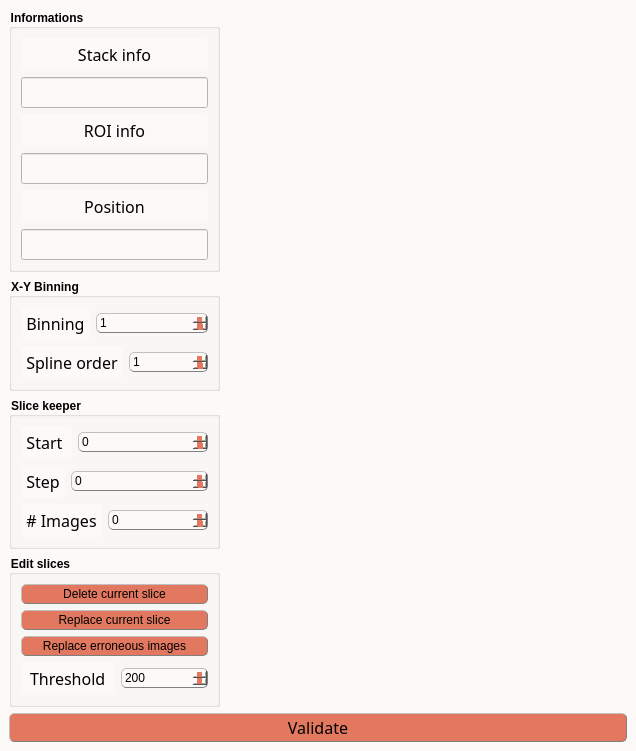
<?xml version="1.0" encoding="UTF-8"?>
<ui version="4.0">
 <class>MainWindow</class>
 <widget class="QMainWindow" name="MainWindow">
  <property name="geometry">
   <rect>
    <x>0</x>
    <y>0</y>
    <width>636</width>
    <height>647</height>
   </rect>
  </property>
  <property name="windowTitle">
   <string>Edit tools</string>
  </property>
  <property name="styleSheet">
   <string notr="true">/* Couleur du fond, label, combobox, progressbar vide et spin box */
QWidget, QLabel, QComboBox, QProgressBar, QSpinBox {background-color: rgb(253, 249, 248)}

/* Couleur quand inactif */
QPushButton:disabled, QComboBox:disabled, QSpinBox:disabled {background-color: rgba(243, 98, 64,150)}

/* Couleur des boutons et des selecteurs */
QPushButton, QComboBox::drop-down:button, QComboBox::down-arrow, QComboBox::down-arrow:disabled, QSpinBox::drop-down:button, QSpinBox::down-arrow, QSpinBox::down-arrow:disabled, QSpinBox::drop-up:button, QSpinBox::up-arrow, QSpinBox::up-arrow:disabled, QSlider::handle:horizontal {background-color: rgb(226, 120, 95)}

/* Couleur des bordures de même couleur que les boutons */
QComboBox::drop-down:button, QSpinBox::drop-down:button, QSpinBox::drop-up:button {border-color: rgb(193, 167, 181)}

/* Couleur des textes */
QLabel, QPushButton, QPushButton:hover, QCheckBox, QComboBox, Line, QTextEdit, QSpinBox {color: rgb(0, 0, 0)}

/* style des bordures 1 */
QLabel, QPushButton, QPushButton:hover, QCheckBox, QComboBox, QSpinBox  {
	border-style : outset;
	min-width : 5em;
}

/* style des bordures 2 */
QPushButton, QPushButton:hover, QCheckBox, QComboBox, QSpinBox  {
	border-radius: 5px;
	border-width: 1px;
	border-color: gray;
}

/* Font 1 */
QPushButton, QPushButton:hover, QCheckBox, QProgressBar, QLineEdit {font: 12pt &quot;Noto Sans Cond&quot;}

/* Font 2 */
QComboBox, QTextEdit, QSpinBox {font: 10pt &quot;Noto Sans Cond&quot;}

/* Padding 1 */
QLabel, QComboBox, QComboBox::down-arrow, QSpinBox, QSpinBox::down-arrow, QSpinBox::up-arrow {padding : 1px;}

/* Padding 2 */
QPushButton, QPushButton:hover, QCheckBox {padding : 2px;}

/* Gestion taille des QCheckBoxes */
QCheckBox::indicator:unchecked, QCheckBox::indicator:unchecked:hover, QCheckBox::indicator:checked, QCheckBox::indicator:checked:hover  {
	width :12px;
	height : 12px;
}

QLabel {
	Border-radius : 5px;
	border-width : 0px;
	border-color : black;
	font : 14pt &quot;Noto Sans Cond&quot;;
}

QPushButton:hover {background-color: rgb(243, 98, 64);}

QCheckBox::indicator:unchecked {image: url(icons/uncheck_icon.png);}

QCheckBox::indicator:unchecked:hover {image: url(icons/uncheck_hover_icon.png);}

QCheckBox::indicator:checked {image: url(icons/Check_icon.png);}

QCheckBox::indicator:checked:hover {image: url(icons/Check_hover_icon.png);}

QComboBox::drop-down:button{
	border-radius: 4px;
	border-width: 1px;
	width: 30px;
}

QComboBox::down-arrow {
	 image : url(icons/Arrow_down.png); 
    width: 12px;
    height: 12px;
}

Line{
	format: plain;
	midLine-Width : 1px;
}

QFrame[height=&quot;3&quot;], QFrame[width=&quot;3&quot;] {background-color: #3A3939;}

QTextEdit{
	background-color: rgb(255, 255, 255);
	border-style: solid;
	border-radius: 5px;
	border-width: 1px;
	border-color: black;
}

/* Gestion taille des QLineEdit */
QLineEdit::indicator:unchecked, QLineEdit::indicator:unchecked:hover, QLineEdit::indicator:checked, QLineEdit::indicator:checked:hover  {
	border-color: black;
}

QHBoxLayout {background-color: rgb(0, 240, 240, 50);}

QProgressBar {
	text-align: center;
	border: 1px solid black;
	border-radius: 3px;
 }

 QProgressBar::chunk {
	background-color: rgb(243, 98, 64);
	width: 15px;
	margin : 0.5px;
 }

QSpinBox::drop-down:button, QSpinBox::drop-up:button {
	border-radius: 2px;
	border-width: 1px;
	width: 36px;
}

QSpinBox::down-arrow {
	image : url(icons/Arrow_down.png);
    width: 24px;
    height: 22px;
}

QSpinBox::up-arrow {
	image : url(icons/Arrow_up.png);
    width: 24px;
    height: 22px;
}

QSlider::groove:horizontal {
    border: 1px solid #999999;
    height: 2px; /* the groove expands to the size of the slider by default. by giving it a height, it has a fixed size */
    background-color: rgb(0, 0, 0);
    margin: 1px 0;
}

QSlider::handle:horizontal {
    border: 1px solid #5c5c5c;
    width: 15px;
    height: 30px;
    margin: -10px 0; /* handle is placed by default on the contents rect of the groove. Expand outside the groove */
    border-radius: 3px;
}

QGroupBox {
    font-weight: bold;
}</string>
  </property>
  <widget class="QWidget" name="centralwidget">
   <property name="styleSheet">
    <string notr="true"/>
   </property>
   <layout class="QHBoxLayout" name="horizontalLayout_3">
    <item>
     <layout class="QVBoxLayout" name="verticalLayout_3">
      <item>
       <layout class="QHBoxLayout" name="horizontalLayout_7">
        <item>
         <layout class="QVBoxLayout" name="verticalLayout_2">
          <item>
           <widget class="QGroupBox" name="groupBox">
            <property name="title">
             <string>Informations</string>
            </property>
            <layout class="QVBoxLayout" name="verticalLayout_4">
             <item>
              <widget class="QLabel" name="stackInfo_label">
               <property name="sizePolicy">
                <sizepolicy hsizetype="Preferred" vsizetype="Fixed">
                 <horstretch>0</horstretch>
                 <verstretch>0</verstretch>
                </sizepolicy>
               </property>
               <property name="minimumSize">
                <size>
                 <width>100</width>
                 <height>0</height>
                </size>
               </property>
               <property name="font">
                <font>
                 <family>Noto Sans Cond</family>
                 <pointsize>12</pointsize>
                 <weight>50</weight>
                 <italic>false</italic>
                 <bold>false</bold>
                </font>
               </property>
               <property name="styleSheet">
                <string notr="true">QLabel {
color: rgb(0, 0, 0);
background-color:	rgb(253, 249, 248);
border-style : outset;
Border-radius : 5px;
border-width : 0px;
border-color : black;
min-width : 5em;
padding : 5px;
font : 12pt &quot;Noto Sans Cond&quot;;
}</string>
               </property>
               <property name="text">
                <string>Stack info</string>
               </property>
               <property name="alignment">
                <set>Qt::AlignCenter</set>
               </property>
              </widget>
             </item>
             <item>
              <widget class="QLineEdit" name="stackInfoValues_label">
               <property name="sizePolicy">
                <sizepolicy hsizetype="Minimum" vsizetype="Fixed">
                 <horstretch>0</horstretch>
                 <verstretch>0</verstretch>
                </sizepolicy>
               </property>
               <property name="minimumSize">
                <size>
                 <width>116</width>
                 <height>0</height>
                </size>
               </property>
               <property name="font">
                <font>
                 <family>Noto Sans Cond</family>
                 <pointsize>12</pointsize>
                 <weight>50</weight>
                 <italic>false</italic>
                 <bold>false</bold>
                </font>
               </property>
               <property name="alignment">
                <set>Qt::AlignCenter</set>
               </property>
               <property name="readOnly">
                <bool>true</bool>
               </property>
              </widget>
             </item>
             <item>
              <widget class="QLabel" name="ROIinfo_label">
               <property name="sizePolicy">
                <sizepolicy hsizetype="Preferred" vsizetype="Fixed">
                 <horstretch>0</horstretch>
                 <verstretch>0</verstretch>
                </sizepolicy>
               </property>
               <property name="minimumSize">
                <size>
                 <width>100</width>
                 <height>0</height>
                </size>
               </property>
               <property name="font">
                <font>
                 <family>Noto Sans Cond</family>
                 <pointsize>12</pointsize>
                 <weight>50</weight>
                 <italic>false</italic>
                 <bold>false</bold>
                </font>
               </property>
               <property name="styleSheet">
                <string notr="true">QLabel {
color: rgb(0, 0, 0);
background-color:	rgb(253, 249, 248);
border-style : outset;
Border-radius : 5px;
border-width : 0px;
border-color : black;
min-width : 5em;
padding : 5px;
font : 12pt &quot;Noto Sans Cond&quot;;
}</string>
               </property>
               <property name="text">
                <string>ROI info</string>
               </property>
               <property name="alignment">
                <set>Qt::AlignCenter</set>
               </property>
              </widget>
             </item>
             <item>
              <widget class="QLineEdit" name="ROIinfoValues_label">
               <property name="sizePolicy">
                <sizepolicy hsizetype="Minimum" vsizetype="Fixed">
                 <horstretch>0</horstretch>
                 <verstretch>0</verstretch>
                </sizepolicy>
               </property>
               <property name="minimumSize">
                <size>
                 <width>116</width>
                 <height>0</height>
                </size>
               </property>
               <property name="font">
                <font>
                 <family>Noto Sans Cond</family>
                 <pointsize>12</pointsize>
                 <weight>50</weight>
                 <italic>false</italic>
                 <bold>false</bold>
                </font>
               </property>
               <property name="styleSheet">
                <string notr="true"/>
               </property>
               <property name="alignment">
                <set>Qt::AlignCenter</set>
               </property>
               <property name="readOnly">
                <bool>true</bool>
               </property>
              </widget>
             </item>
             <item>
              <widget class="QLabel" name="label">
               <property name="sizePolicy">
                <sizepolicy hsizetype="Preferred" vsizetype="MinimumExpanding">
                 <horstretch>0</horstretch>
                 <verstretch>0</verstretch>
                </sizepolicy>
               </property>
               <property name="font">
                <font>
                 <family>Noto Sans Cond</family>
                 <pointsize>12</pointsize>
                 <weight>50</weight>
                 <italic>false</italic>
                 <bold>false</bold>
                </font>
               </property>
               <property name="styleSheet">
                <string notr="true">QLabel {
color: rgb(0, 0, 0);
background-color:	rgb(253, 249, 248);
border-style : outset;
Border-radius : 5px;
border-width : 0px;
border-color : black;
min-width : 5em;
padding : 5px;
font : 12pt &quot;Noto Sans Cond&quot;;
}</string>
               </property>
               <property name="text">
                <string>Position</string>
               </property>
               <property name="alignment">
                <set>Qt::AlignCenter</set>
               </property>
              </widget>
             </item>
             <item>
              <widget class="QLineEdit" name="cursor_label">
               <property name="sizePolicy">
                <sizepolicy hsizetype="Minimum" vsizetype="Fixed">
                 <horstretch>0</horstretch>
                 <verstretch>0</verstretch>
                </sizepolicy>
               </property>
               <property name="minimumSize">
                <size>
                 <width>116</width>
                 <height>0</height>
                </size>
               </property>
               <property name="font">
                <font>
                 <family>Noto Sans Cond</family>
                 <pointsize>12</pointsize>
                 <weight>50</weight>
                 <italic>false</italic>
                 <bold>false</bold>
                </font>
               </property>
               <property name="alignment">
                <set>Qt::AlignCenter</set>
               </property>
               <property name="readOnly">
                <bool>true</bool>
               </property>
              </widget>
             </item>
            </layout>
           </widget>
          </item>
          <item>
           <widget class="QGroupBox" name="groupBox_2">
            <property name="title">
             <string>X-Y Binning</string>
            </property>
            <layout class="QVBoxLayout" name="verticalLayout_6">
             <item>
              <layout class="QHBoxLayout" name="horizontalLayout">
               <item>
                <widget class="QLabel" name="XYbin_label_">
                 <property name="sizePolicy">
                  <sizepolicy hsizetype="Fixed" vsizetype="Preferred">
                   <horstretch>0</horstretch>
                   <verstretch>0</verstretch>
                  </sizepolicy>
                 </property>
                 <property name="font">
                  <font>
                   <family>Noto Sans Cond</family>
                   <pointsize>12</pointsize>
                   <weight>50</weight>
                   <italic>false</italic>
                   <bold>false</bold>
                  </font>
                 </property>
                 <property name="styleSheet">
                  <string notr="true">QLabel {
color: rgb(0, 0, 0);
background-color:	rgb(253, 249, 248);
border-style : outset;
Border-radius : 5px;
border-width : 0px;
border-color : black;
min-width : 5em;
padding : 5px;
font : 12pt &quot;Noto Sans Cond&quot;;
}</string>
                 </property>
                 <property name="text">
                  <string>Binning</string>
                 </property>
                 <property name="alignment">
                  <set>Qt::AlignCenter</set>
                 </property>
                </widget>
               </item>
               <item>
                <widget class="QSpinBox" name="XYbin_spinBox">
                 <property name="sizePolicy">
                  <sizepolicy hsizetype="Minimum" vsizetype="Fixed">
                   <horstretch>0</horstretch>
                   <verstretch>0</verstretch>
                  </sizepolicy>
                 </property>
                 <property name="minimumSize">
                  <size>
                   <width>79</width>
                   <height>15</height>
                  </size>
                 </property>
                 <property name="toolTip">
                  <string>&lt;html&gt;&lt;head/&gt;&lt;body&gt;&lt;p&gt;&lt;span style=&quot; font-size:11pt;&quot;&gt;Reduce image dimension by the given factor&lt;/span&gt;&lt;/p&gt;&lt;/body&gt;&lt;/html&gt;</string>
                 </property>
                 <property name="minimum">
                  <number>1</number>
                 </property>
                 <property name="maximum">
                  <number>6</number>
                 </property>
                </widget>
               </item>
              </layout>
             </item>
             <item>
              <layout class="QHBoxLayout" name="horizontalLayout_2">
               <item>
                <widget class="QLabel" name="spline_label">
                 <property name="sizePolicy">
                  <sizepolicy hsizetype="Fixed" vsizetype="Preferred">
                   <horstretch>0</horstretch>
                   <verstretch>0</verstretch>
                  </sizepolicy>
                 </property>
                 <property name="font">
                  <font>
                   <family>Noto Sans Cond</family>
                   <pointsize>12</pointsize>
                   <weight>50</weight>
                   <italic>false</italic>
                   <bold>false</bold>
                  </font>
                 </property>
                 <property name="styleSheet">
                  <string notr="true">QLabel {
color: rgb(0, 0, 0);
background-color:	rgb(253, 249, 248);
border-style : outset;
Border-radius : 5px;
border-width : 0px;
border-color : black;
min-width : 5em;
padding : 5px;
font : 12pt &quot;Noto Sans Cond&quot;;
}</string>
                 </property>
                 <property name="text">
                  <string>Spline order</string>
                 </property>
                 <property name="alignment">
                  <set>Qt::AlignCenter</set>
                 </property>
                </widget>
               </item>
               <item>
                <widget class="QSpinBox" name="spline_spinBox">
                 <property name="sizePolicy">
                  <sizepolicy hsizetype="Minimum" vsizetype="Fixed">
                   <horstretch>0</horstretch>
                   <verstretch>0</verstretch>
                  </sizepolicy>
                 </property>
                 <property name="minimumSize">
                  <size>
                   <width>79</width>
                   <height>15</height>
                  </size>
                 </property>
                 <property name="toolTip">
                  <string>&lt;html&gt;&lt;head/&gt;&lt;body&gt;&lt;p&gt;&lt;span style=&quot; font-size:11pt;&quot;&gt;Interpolation order&lt;/span&gt;&lt;/p&gt;&lt;/body&gt;&lt;/html&gt;</string>
                 </property>
                 <property name="minimum">
                  <number>1</number>
                 </property>
                 <property name="maximum">
                  <number>5</number>
                 </property>
                </widget>
               </item>
              </layout>
             </item>
            </layout>
           </widget>
          </item>
          <item>
           <widget class="QGroupBox" name="groupBox_3">
            <property name="title">
             <string>Slice keeper</string>
            </property>
            <layout class="QVBoxLayout" name="verticalLayout">
             <item>
              <layout class="QHBoxLayout" name="horizontalLayout_4">
               <item>
                <widget class="QLabel" name="start_label">
                 <property name="sizePolicy">
                  <sizepolicy hsizetype="Fixed" vsizetype="Preferred">
                   <horstretch>0</horstretch>
                   <verstretch>0</verstretch>
                  </sizepolicy>
                 </property>
                 <property name="font">
                  <font>
                   <family>Noto Sans Cond</family>
                   <pointsize>12</pointsize>
                   <weight>50</weight>
                   <italic>false</italic>
                   <bold>false</bold>
                  </font>
                 </property>
                 <property name="styleSheet">
                  <string notr="true">QLabel {
color: rgb(0, 0, 0);
background-color:	rgb(253, 249, 248);
border-style : outset;
Border-radius : 5px;
border-width : 0px;
border-color : black;
min-width : 5em;
padding : 5px;
font : 12pt &quot;Noto Sans Cond&quot;;
}</string>
                 </property>
                 <property name="text">
                  <string>Start </string>
                 </property>
                 <property name="alignment">
                  <set>Qt::AlignCenter</set>
                 </property>
                </widget>
               </item>
               <item>
                <widget class="QSpinBox" name="start_spinBox">
                 <property name="sizePolicy">
                  <sizepolicy hsizetype="Minimum" vsizetype="Fixed">
                   <horstretch>0</horstretch>
                   <verstretch>0</verstretch>
                  </sizepolicy>
                 </property>
                 <property name="minimumSize">
                  <size>
                   <width>79</width>
                   <height>15</height>
                  </size>
                 </property>
                 <property name="toolTip">
                  <string>&lt;html&gt;&lt;head/&gt;&lt;body&gt;&lt;p&gt;&lt;span style=&quot; font-size:11pt;&quot;&gt;Define the first image&lt;/span&gt;&lt;/p&gt;&lt;/body&gt;&lt;/html&gt;</string>
                 </property>
                </widget>
               </item>
              </layout>
             </item>
             <item>
              <layout class="QHBoxLayout" name="horizontalLayout_5">
               <item>
                <widget class="QLabel" name="step_label">
                 <property name="sizePolicy">
                  <sizepolicy hsizetype="Fixed" vsizetype="Preferred">
                   <horstretch>0</horstretch>
                   <verstretch>0</verstretch>
                  </sizepolicy>
                 </property>
                 <property name="font">
                  <font>
                   <family>Noto Sans Cond</family>
                   <pointsize>12</pointsize>
                   <weight>50</weight>
                   <italic>false</italic>
                   <bold>false</bold>
                  </font>
                 </property>
                 <property name="styleSheet">
                  <string notr="true">QLabel {
color: rgb(0, 0, 0);
background-color:	rgb(253, 249, 248);
border-style : outset;
Border-radius : 5px;
border-width : 0px;
border-color : black;
min-width : 5em;
padding : 5px;
font : 12pt &quot;Noto Sans Cond&quot;;
}</string>
                 </property>
                 <property name="text">
                  <string>Step</string>
                 </property>
                 <property name="alignment">
                  <set>Qt::AlignCenter</set>
                 </property>
                </widget>
               </item>
               <item>
                <widget class="QSpinBox" name="step_spinBox">
                 <property name="sizePolicy">
                  <sizepolicy hsizetype="Minimum" vsizetype="Fixed">
                   <horstretch>0</horstretch>
                   <verstretch>0</verstretch>
                  </sizepolicy>
                 </property>
                 <property name="minimumSize">
                  <size>
                   <width>79</width>
                   <height>15</height>
                  </size>
                 </property>
                 <property name="toolTip">
                  <string>&lt;html&gt;&lt;head/&gt;&lt;body&gt;&lt;p&gt;&lt;span style=&quot; font-size:11pt;&quot;&gt;Step to define which image must be conserved&lt;/span&gt;&lt;/p&gt;&lt;/body&gt;&lt;/html&gt;</string>
                 </property>
                </widget>
               </item>
              </layout>
             </item>
             <item>
              <layout class="QHBoxLayout" name="horizontalLayout_6">
               <item>
                <widget class="QLabel" name="nbSlice_label">
                 <property name="sizePolicy">
                  <sizepolicy hsizetype="Fixed" vsizetype="Preferred">
                   <horstretch>0</horstretch>
                   <verstretch>0</verstretch>
                  </sizepolicy>
                 </property>
                 <property name="font">
                  <font>
                   <family>Noto Sans Cond</family>
                   <pointsize>12</pointsize>
                   <weight>50</weight>
                   <italic>false</italic>
                   <bold>false</bold>
                  </font>
                 </property>
                 <property name="styleSheet">
                  <string notr="true">QLabel {
color: rgb(0, 0, 0);
background-color:	rgb(253, 249, 248);
border-style : outset;
Border-radius : 5px;
border-width : 0px;
border-color : black;
min-width : 5em;
padding : 5px;
font : 12pt &quot;Noto Sans Cond&quot;;
}</string>
                 </property>
                 <property name="text">
                  <string># Images</string>
                 </property>
                 <property name="alignment">
                  <set>Qt::AlignCenter</set>
                 </property>
                </widget>
               </item>
               <item>
                <widget class="QSpinBox" name="nbSlice_spinBox">
                 <property name="sizePolicy">
                  <sizepolicy hsizetype="Minimum" vsizetype="Fixed">
                   <horstretch>0</horstretch>
                   <verstretch>0</verstretch>
                  </sizepolicy>
                 </property>
                 <property name="minimumSize">
                  <size>
                   <width>79</width>
                   <height>15</height>
                  </size>
                 </property>
                 <property name="toolTip">
                  <string>&lt;html&gt;&lt;head/&gt;&lt;body&gt;&lt;p&gt;&lt;span style=&quot; font-size:11pt;&quot;&gt;Define the number of image that must be conserved&lt;/span&gt;&lt;/p&gt;&lt;/body&gt;&lt;/html&gt;</string>
                 </property>
                </widget>
               </item>
              </layout>
             </item>
            </layout>
           </widget>
          </item>
          <item>
           <widget class="QGroupBox" name="groupBox_4">
            <property name="title">
             <string>Edit slices</string>
            </property>
            <layout class="QVBoxLayout" name="verticalLayout_8">
             <item>
              <widget class="QPushButton" name="Del_bttn">
               <property name="toolTip">
                <string>&lt;html&gt;&lt;head/&gt;&lt;body&gt;&lt;p&gt;&lt;span style=&quot; font-size:11pt;&quot;&gt;Remove the current slice of the stack&lt;/span&gt;&lt;/p&gt;&lt;/body&gt;&lt;/html&gt;</string>
               </property>
               <property name="text">
                <string>Delete current slice</string>
               </property>
               <property name="icon">
                <iconset>
                 <normaloff>icons/filter_icon.png</normaloff>icons/filter_icon.png</iconset>
               </property>
              </widget>
             </item>
             <item>
              <widget class="QPushButton" name="Replace_bttn">
               <property name="enabled">
                <bool>true</bool>
               </property>
               <property name="minimumSize">
                <size>
                 <width>96</width>
                 <height>0</height>
                </size>
               </property>
               <property name="toolTip">
                <string>&lt;html&gt;&lt;head/&gt;&lt;body&gt;&lt;p&gt;&lt;span style=&quot; font-size:11pt;&quot;&gt;Remplace the current slice with the previous one&lt;/span&gt;&lt;/p&gt;&lt;/body&gt;&lt;/html&gt;</string>
               </property>
               <property name="text">
                <string>Replace current slice</string>
               </property>
               <property name="icon">
                <iconset>
                 <normaloff>icons/filter_icon.png</normaloff>icons/filter_icon.png</iconset>
               </property>
              </widget>
             </item>
             <item>
              <widget class="QPushButton" name="Erroneous_bttn">
               <property name="toolTip">
                <string>&lt;html&gt;&lt;head/&gt;&lt;body&gt;&lt;p&gt;&lt;span style=&quot; font-size:11pt;&quot;&gt;Run the search of erroneous images and replace them&lt;/span&gt;&lt;/p&gt;&lt;/body&gt;&lt;/html&gt;</string>
               </property>
               <property name="text">
                <string>Replace erroneous images</string>
               </property>
               <property name="icon">
                <iconset>
                 <normaloff>icons/filter_icon.png</normaloff>icons/filter_icon.png</iconset>
               </property>
              </widget>
             </item>
             <item>
              <layout class="QHBoxLayout" name="horizontalLayout_10">
               <item>
                <widget class="QLabel" name="label_3">
                 <property name="sizePolicy">
                  <sizepolicy hsizetype="Fixed" vsizetype="Preferred">
                   <horstretch>0</horstretch>
                   <verstretch>0</verstretch>
                  </sizepolicy>
                 </property>
                 <property name="font">
                  <font>
                   <family>Noto Sans Cond</family>
                   <pointsize>12</pointsize>
                   <weight>50</weight>
                   <italic>false</italic>
                   <bold>false</bold>
                  </font>
                 </property>
                 <property name="styleSheet">
                  <string notr="true">QLabel {
color: rgb(0, 0, 0);
background-color:	rgb(253, 249, 248);
border-style : outset;
Border-radius : 5px;
border-width : 0px;
border-color : black;
min-width : 5em;
padding : 5px;
font : 12pt &quot;Noto Sans Cond&quot;;
}</string>
                 </property>
                 <property name="text">
                  <string>Threshold</string>
                 </property>
                 <property name="alignment">
                  <set>Qt::AlignLeading|Qt::AlignLeft|Qt::AlignVCenter</set>
                 </property>
                </widget>
               </item>
               <item>
                <widget class="QSpinBox" name="Threshold_2">
                 <property name="sizePolicy">
                  <sizepolicy hsizetype="Minimum" vsizetype="Fixed">
                   <horstretch>0</horstretch>
                   <verstretch>0</verstretch>
                  </sizepolicy>
                 </property>
                 <property name="minimumSize">
                  <size>
                   <width>79</width>
                   <height>15</height>
                  </size>
                 </property>
                 <property name="toolTip">
                  <string>&lt;html&gt;&lt;head/&gt;&lt;body&gt;&lt;p&gt;&lt;span style=&quot; font-size:11pt;&quot;&gt;Threshold (shift in pxls) to extract automatically erroneous images (shift during acquisition)&lt;/span&gt;&lt;/p&gt;&lt;/body&gt;&lt;/html&gt;</string>
                 </property>
                 <property name="minimum">
                  <number>1</number>
                 </property>
                 <property name="maximum">
                  <number>1000</number>
                 </property>
                 <property name="value">
                  <number>200</number>
                 </property>
                </widget>
               </item>
              </layout>
             </item>
            </layout>
           </widget>
          </item>
          <item>
           <spacer name="verticalSpacer">
            <property name="orientation">
             <enum>Qt::Vertical</enum>
            </property>
            <property name="sizeHint" stdset="0">
             <size>
              <width>20</width>
              <height>40</height>
             </size>
            </property>
           </spacer>
          </item>
         </layout>
        </item>
        <item>
         <widget class="ImageView" name="expSeries" native="true">
          <property name="sizePolicy">
           <sizepolicy hsizetype="Expanding" vsizetype="Expanding">
            <horstretch>0</horstretch>
            <verstretch>0</verstretch>
           </sizepolicy>
          </property>
         </widget>
        </item>
       </layout>
      </item>
      <item>
       <layout class="QVBoxLayout" name="verticalLayout_5">
        <item>
         <widget class="QPushButton" name="validate_bttn">
          <property name="sizePolicy">
           <sizepolicy hsizetype="Minimum" vsizetype="Fixed">
            <horstretch>0</horstretch>
            <verstretch>0</verstretch>
           </sizepolicy>
          </property>
          <property name="minimumSize">
           <size>
            <width>96</width>
            <height>0</height>
           </size>
          </property>
          <property name="font">
           <font>
            <family>Noto Sans Cond</family>
            <pointsize>12</pointsize>
            <weight>50</weight>
            <italic>false</italic>
            <bold>false</bold>
           </font>
          </property>
          <property name="toolTip">
           <string>&lt;html&gt;&lt;head/&gt;&lt;body&gt;&lt;p&gt;&lt;span style=&quot; font-size:11pt;&quot;&gt;Export data to the main GUI&lt;/span&gt;&lt;/p&gt;&lt;/body&gt;&lt;/html&gt;</string>
          </property>
          <property name="text">
           <string>Validate</string>
          </property>
          <property name="icon">
           <iconset>
            <normaloff>icons/Export.png</normaloff>icons/Export.png</iconset>
          </property>
         </widget>
        </item>
       </layout>
      </item>
     </layout>
    </item>
   </layout>
  </widget>
 </widget>
 <customwidgets>
  <customwidget>
   <class>ImageView</class>
   <extends>QWidget</extends>
   <header>pyqtgraph</header>
   <container>1</container>
  </customwidget>
 </customwidgets>
 <resources/>
 <connections/>
</ui>
